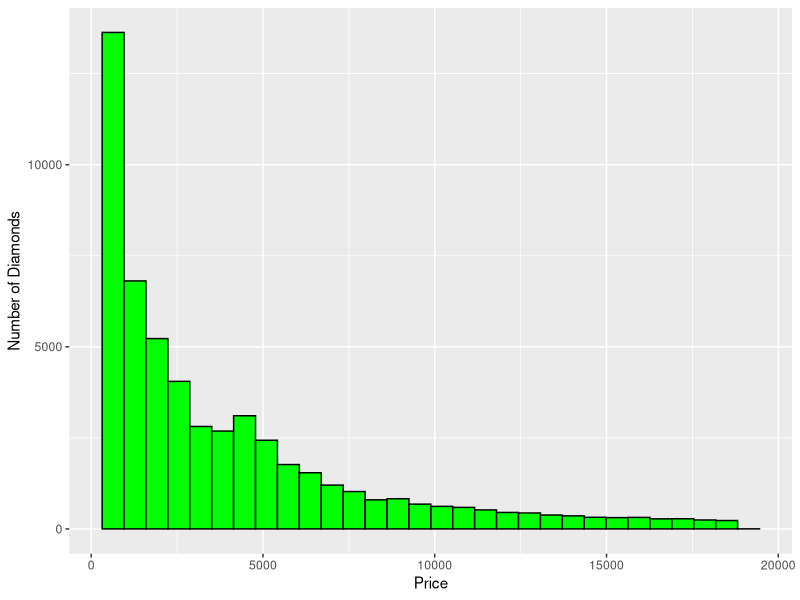
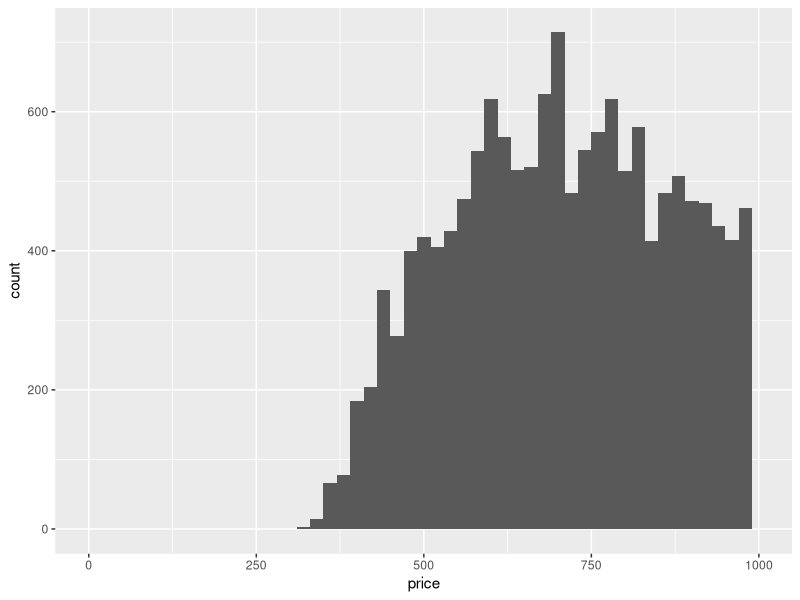
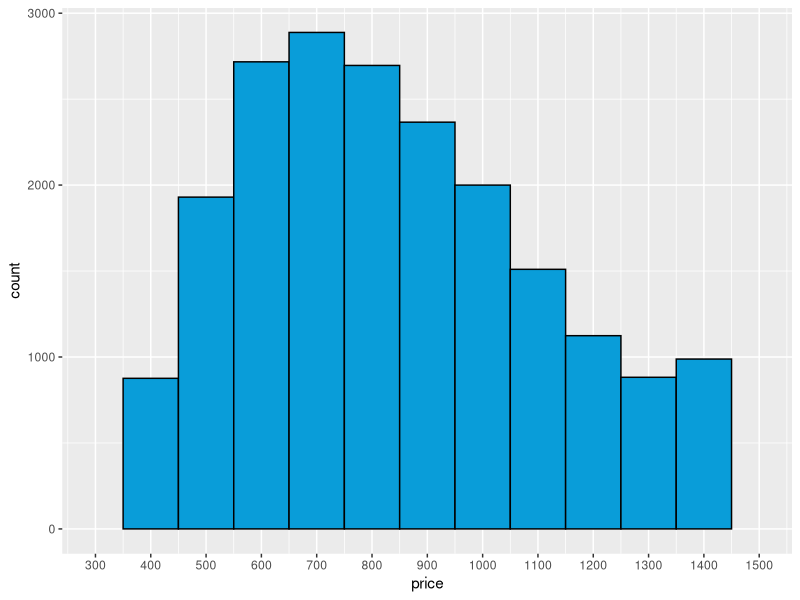
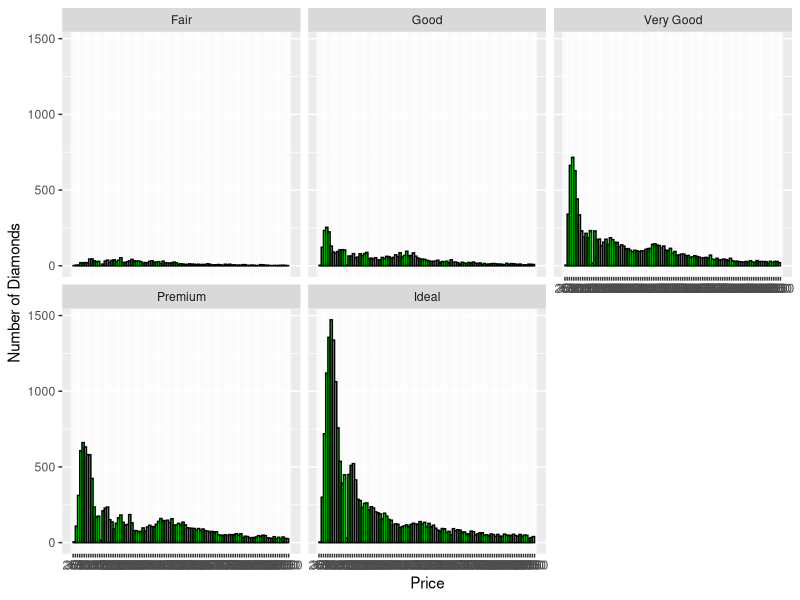
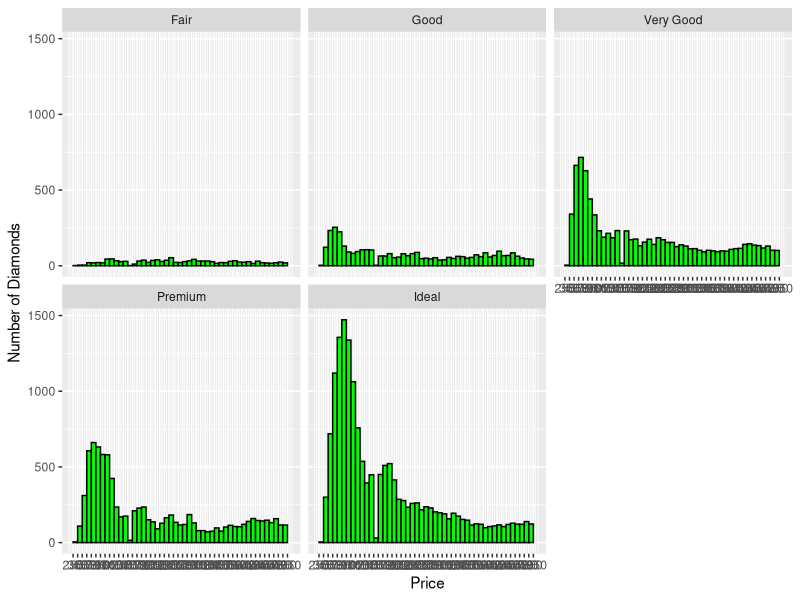
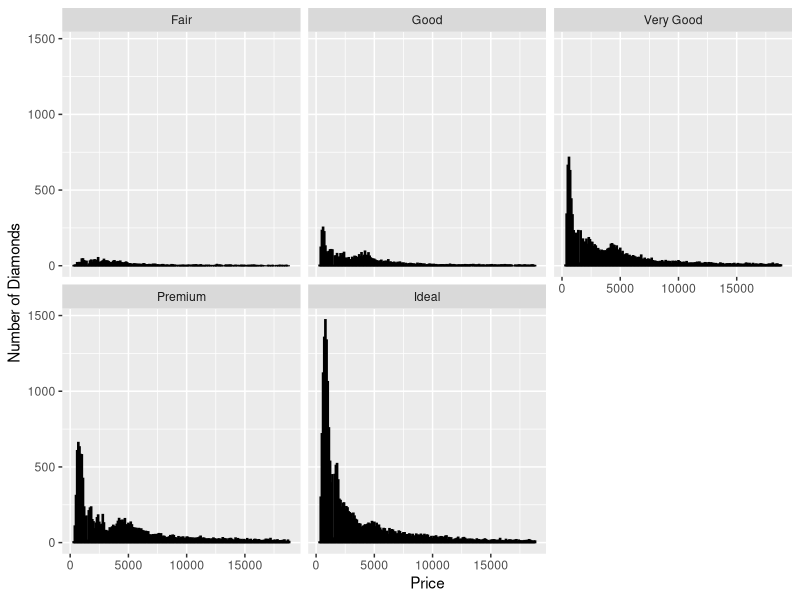
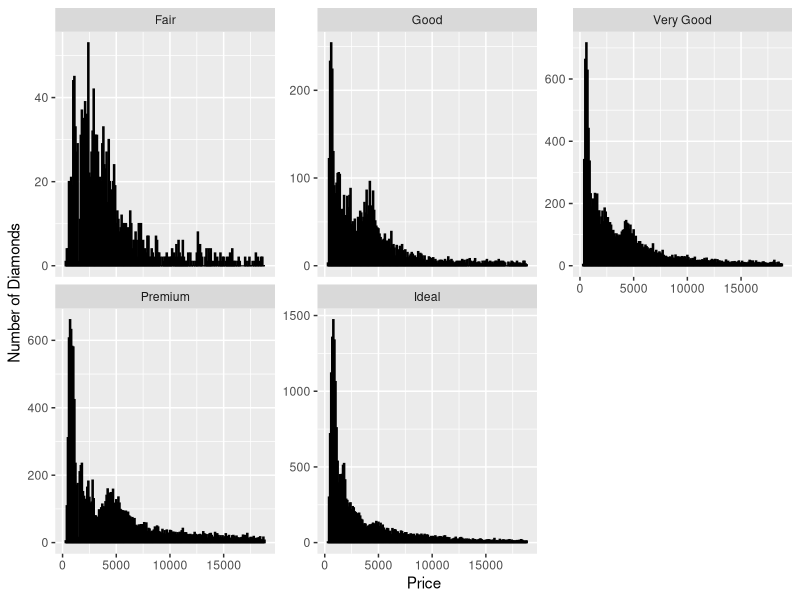
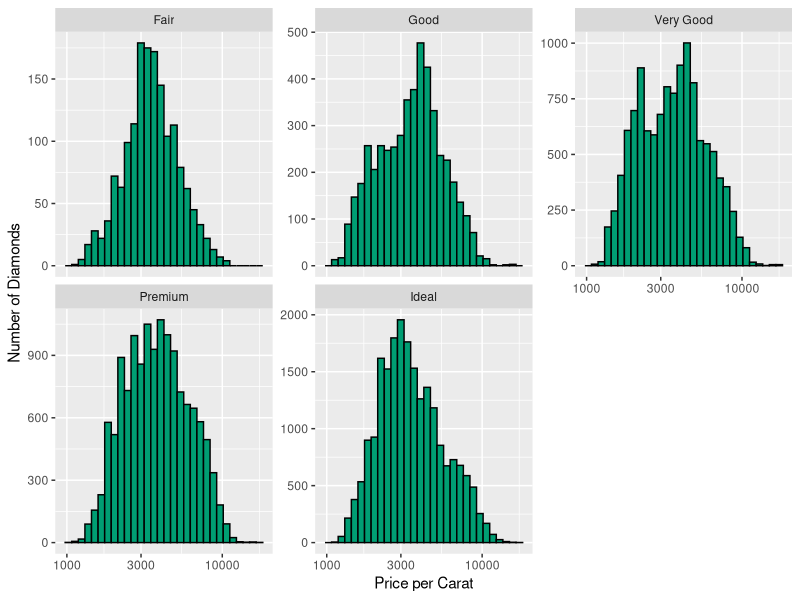

The R source for these figures, in order:
## ---- chunk 1
setwd("Documents/DataScience/SlideRule/EDA")
library(ggplot2)
data(diamonds)

str(diamonds)
## ---- chunk 2
ggplot(data = diamonds, aes(x = price)) +
      geom_histogram(color = 'black', fill = 'green') +
      xlab("Price") +
      ylab("Number of Diamonds")

summary(diamonds$price)
## ---- chunk 3
length(subset(diamonds, diamonds$price < 500))  # doesn't work

table(diamonds$price<500)
table(diamonds$price<250)
table(diamonds$price>=15000)
## ---- chunk 4
ggplot(data = diamonds, aes(x = price)) +
      geom_histogram(binwidth = 20) +
      scale_x_continuous(limits = c(0, 1000))

ggplot(data = diamonds, aes(x = price)) +
      geom_histogram(binwidth = 100, colour = 'black', fill = '#099DD9') +
      scale_x_continuous(breaks = seq(300, 1500, 100), limits = c(300, 1500))

## ---- chunk 5
str(diamonds)

ggplot(data = diamonds, aes(x = price)) +
      geom_histogram(binwidth = 100, color = 'black', fill = 'green') +
      scale_x_continuous(breaks = seq(250, 10000, 100), limits = c(250, 10000)) +
      xlab("Price") +
      ylab("Number of Diamonds") +
      facet_wrap(~cut)

ggplot(data = diamonds, aes(x = price)) +
      geom_histogram(binwidth = 100, color = 'black', fill = 'green') +
      scale_x_continuous(breaks = seq(250, 5000, 100), limits = c(250, 5000)) +
      xlab("Price") +
      ylab("Number of Diamonds") +
      facet_wrap(~cut)

ggplot(data = diamonds, aes(x = price)) +
      geom_histogram(binwidth = 100, color = 'black', fill = 'green') +
      xlab("Price") +
      ylab("Number of Diamonds") +
      facet_wrap(~cut)

by(diamonds$price, diamonds$cut, summary)
by(diamonds$price, diamonds$cut, max)

## ---- chunk 6
ggplot(data = diamonds, aes(x = price)) +
      geom_histogram(binwidth = 100, color = 'black', fill = 'green') +
      xlab("Price") +
      ylab("Number of Diamonds") +
      facet_wrap(~cut, scales="free_y")
## ---- chunk 7
ggplot(data = diamonds, aes(x = price/carat)) +
      geom_histogram(color = 'black', fill = "#009E73") +
      xlab("Price per Carat") +
      ylab("Number of Diamonds") +
      facet_wrap(~cut, scales="free_y") +
      scale_x_log10()

ggsave('pricepercarat.png')
## ---- chunk 8
str(diamonds)

ggplot(data = diamonds, aes(x = cut, y = price)) +
      geom_boxplot()

ggplot(data = diamonds, aes(x = cut, y = price)) +
      geom_boxplot() +
      coord_cartesian(ylim = c(250, 8000))

table(diamonds$cut)
by(diamonds$price, diamonds$cut, summary)

ggplot(data = diamonds, aes(x = color, y = price)) +
      geom_boxplot()

ggplot(data = diamonds, aes(x = cut, y = price)) +
      geom_boxplot() +
      coord_cartesian(ylim = c(250, 10000))

table(diamonds$color)
by(diamonds$price, diamonds$color, summary)

IQR(subset(diamonds, color == 'D')$price)
IQR(subset(diamonds, color == 'J')$price)
## ---- chunk 9
ggplot(data = diamonds, aes(x = color, y = price/carat)) +
      geom_boxplot()

ggplot(data = diamonds, aes(x = color, y = price/carat)) +
      geom_boxplot() +
      coord_cartesian(ylim = c(0, 7500))

ggplot(data = diamonds, aes(y = price/carat, x = color)) +
      geom_boxplot() +
      facet_wrap(~color, scales = 'free_y')
## ---- chunk 10
ggplot(data = diamonds, aes(x = carat)) +
      geom_freqpoly()

ggplot(data = diamonds, aes(x = carat)) +
      geom_freqpoly(binwidth = .1) +
      scale_x_continuous(breaks = seq(0, 3, .1), limits = c(0, 3))

ggplot(data = diamonds, aes(x = carat)) +
      geom_freqpoly(binwidth = .01) +
      scale_x_continuous(breaks = seq(0, 3, .1), limits = c(0, 3))
## ---- chunk 11
plot(cars)
